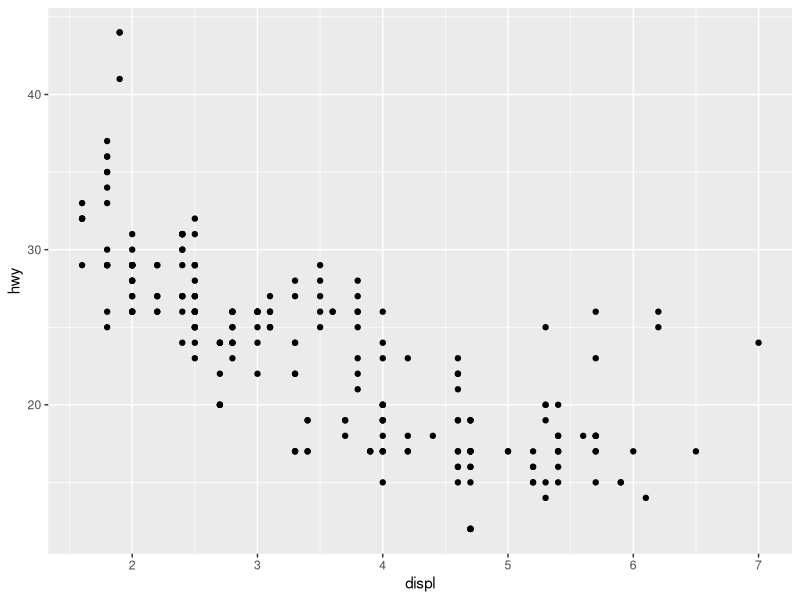
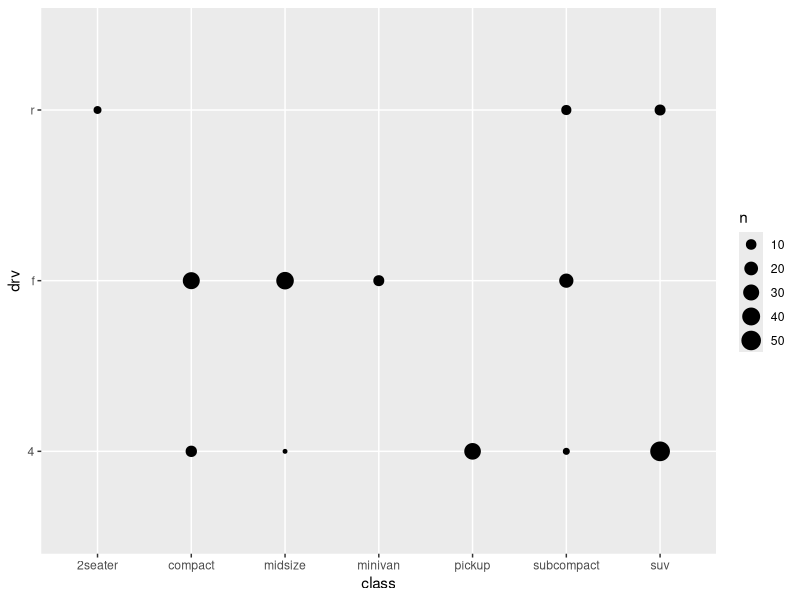
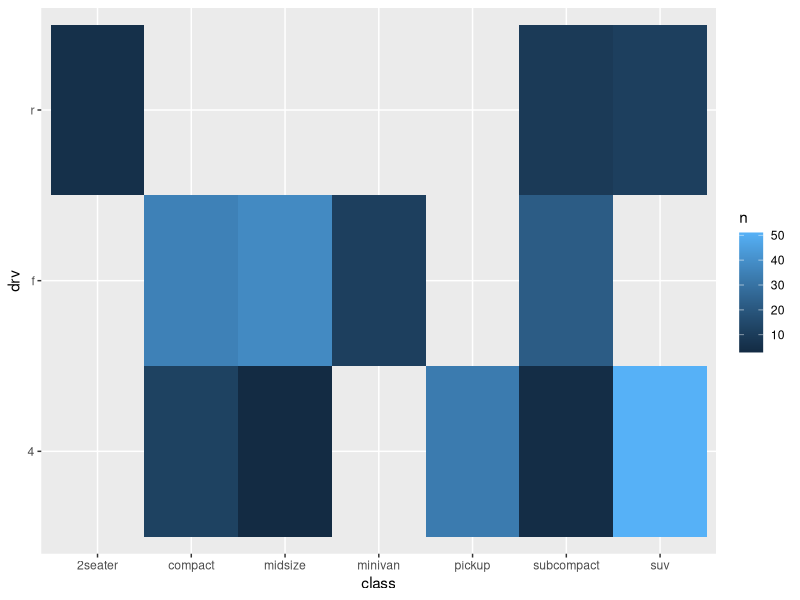
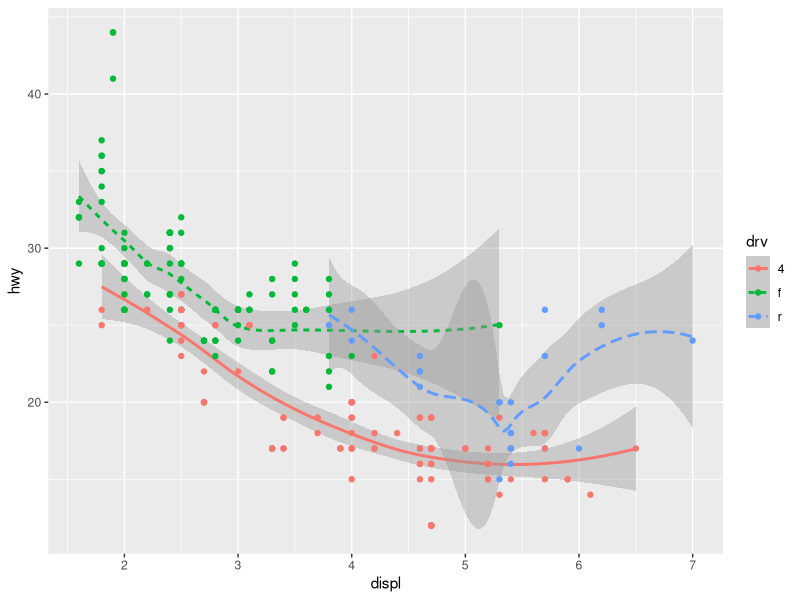
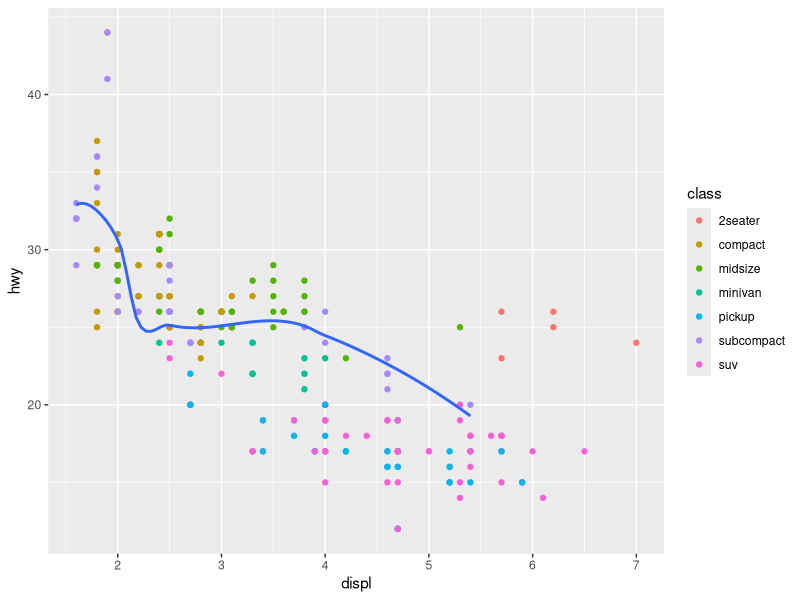
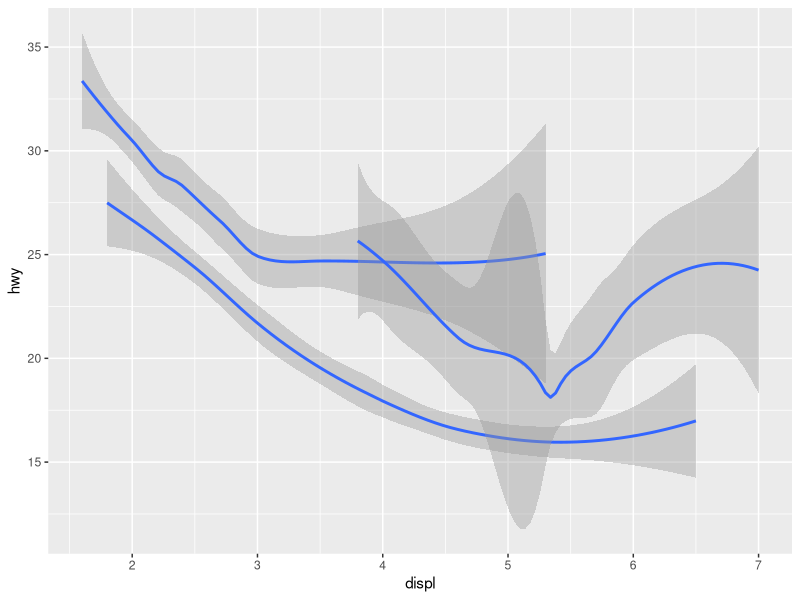
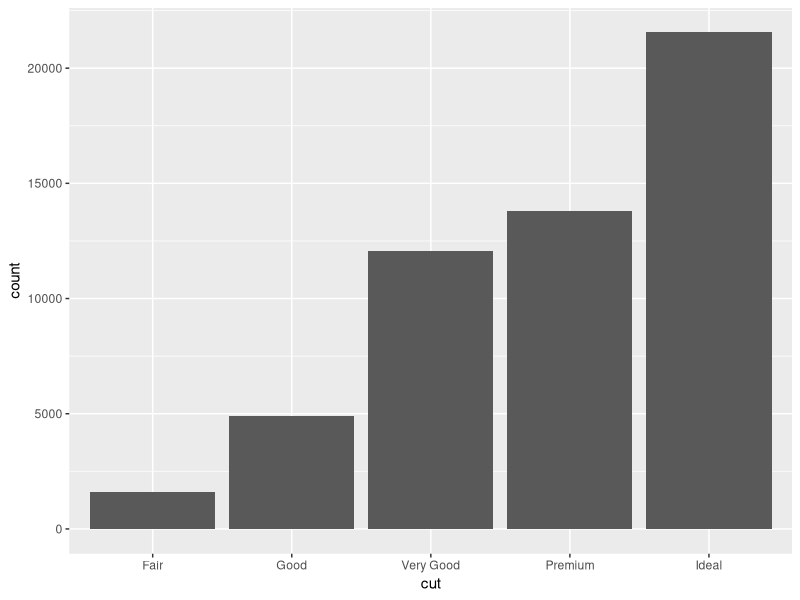
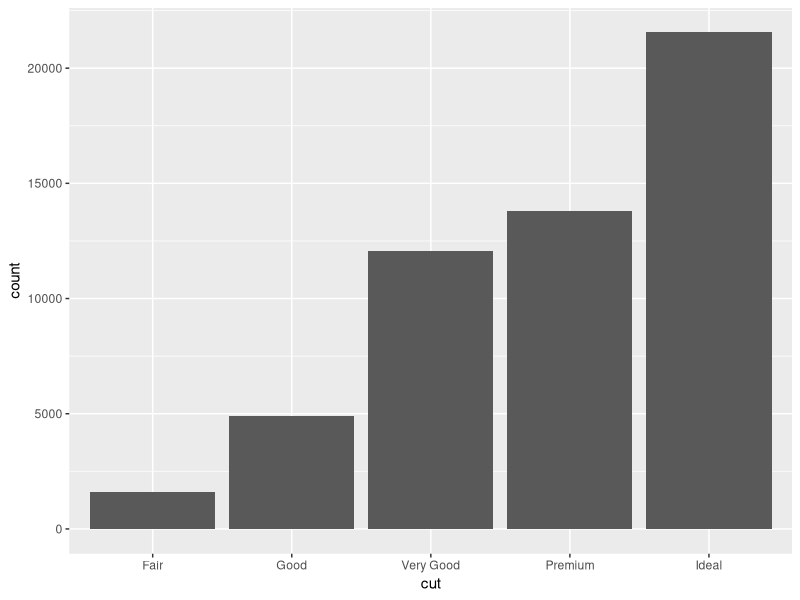

These figures' R source, in order:
## ---- chunk 1
knitr::opts_chunk$set(echo = TRUE)
## ---- chunk 2
library(tidyverse)

## ---- chunk 3

head(mpg)

ggplot(mpg, aes(displ, hwy))+
  geom_point()

## ---- chunk 4

ggplot(mpg, aes(class, drv))+
  geom_count()

## ---- chunk 5

count(mpg, class, drv) %>% 
  ggplot(aes(class, drv))+
  geom_tile(aes(fill = n))

## ---- chunk 6
ggplot(mpg, aes(displ, hwy))+
  geom_smooth(aes(linetype=drv, color=drv))+
  geom_point(aes(color=drv))


ggplot(mpg, aes(displ, hwy))+
  geom_point(aes(color=class))+
  geom_smooth(data = filter(mpg, class == "subcompact"), se=F)

ggplot(data = mpg) +
  geom_smooth(mapping = aes(x = displ, y = hwy, group = drv))
## ---- chunk 7
ggplot(diamonds, aes(cut))+
  geom_bar()

#another way of using stat to plot the same geom
ggplot(diamonds)+
  stat_count(aes(x=cut))
## ---- chunk 8
ggplot(data = mpg, mapping = aes(x = cty, y = hwy)) + 
  geom_jitter(width = 1, height = 2)
## ---- chunk 9
ggplot(mpg, aes(drv, hwy))+
  geom_boxplot()
## ---- chunk 10
ggplot(diamonds, aes(carat))+
  geom_histogram(binwidth = 0.5)
## ---- chunk 11
ggplot(diamonds, aes(carat, color=cut))+
  geom_freqpoly(binwidth = 0.1)
## ---- chunk 12
ggplot(mpg, aes(displ, hwy))+
  geom_point(aes(color=class, shape=class))
## ---- chunk 13
ggplot(mpg, aes(displ, hwy))+
  geom_point(color="white", shape=24, fill="pink", stroke=1, size=3)
## ---- chunk 14
ggplot(mpg, aes(displ, hwy))+
  geom_point(aes(color= displ<5 | hwy<=20))
## ---- chunk 15
ggplot(mpg, aes(displ, hwy))+
  geom_point()+
  facet_wrap(~class,nrow = 4)

ggplot(mpg, aes(displ, hwy))+
  geom_point()+
  facet_wrap(~class ~drv)
## ---- chunk 16
ggplot(mpg, aes(displ, hwy))+
  geom_point()+
  facet_grid(class~drv)

ggplot(mpg, aes(displ, hwy))+
  geom_point()+
  facet_grid(.~drv)

ggplot(mpg, aes(displ, hwy))+
  geom_point()+
  facet_grid(drv~.)
## ---- chunk 17
demo <- tribble(
   ~cut,         ~freq,
  "Fair",       1610,
  "Good",       4906,
  "Very Good",  12082,
  "Premium",    13791,
  "Ideal",      21551
)

ggplot(demo)+
  geom_bar(aes(cut, freq), stat = "identity")
## ---- chunk 18
ggplot(diamonds)+
  geom_bar(aes(cut, stat(prop), group=1))
## ---- chunk 19
ggplot(diamonds)+
  stat_summary(
    aes(cut, depth),
    fun.max = max,
    fun.min = min,
    fun = median
  )

#another way of using geom to plot the same plot
ggplot(diamonds)+
  geom_pointrange(
    aes(cut, depth),
    stat = "summary",
    fun.max = max,
    fun.min = min,
    fun = median
  )
## ---- chunk 20
ggplot(diamonds, aes(cut))+
  geom_bar(aes(fill=clarity))
## ---- chunk 21
ggplot(diamonds, aes(cut, color=clarity))+
  geom_bar(fill = NA, position = "identity")
## ---- chunk 22
ggplot(diamonds, aes(cut, fill=clarity))+
  geom_bar(position = "fill")
## ---- chunk 23
ggplot(diamonds, aes(cut, fill=clarity))+
  geom_bar(position = "dodge")
## ---- chunk 24
#see geom_jitter as well
ggplot(mpg, aes(displ, hwy))+
  geom_point(position = "jitter")
## ---- chunk 25
ggplot(mpg, aes(drv, hwy))+
  geom_boxplot()+
  coord_flip()
## ---- chunk 26
nz <- map_data("nz")

ggplot(nz, aes(long, lat, group=group))+
  geom_polygon(fill="white", color="black")+
  coord_quickmap()
## ---- chunk 27
ggplot(diamonds)+
  geom_bar(aes(cut, fill=cut), show.legend = F)+
  labs(x=NULL, y=NULL)+
  coord_polar()

#theta = "y" maps y to the angle of each section
ggplot(mpg, aes(x=factor(1), fill=drv))+
  geom_bar()+
  coord_polar(theta = "y")
## ---- chunk 28
ggplot(mpg, aes(cty, hwy))+
  geom_point()+
  geom_abline()+
  coord_fixed()
## ---- chunk 29
ggplot(diamonds, aes(x=y))+
  geom_histogram(binwidth = 0.5)+
  coord_cartesian(ylim = c(0,50))
## ---- chunk 30
ggplot(mpg, aes(displ, hwy))+
  geom_point(aes(color = class))+
  geom_smooth(se=F)+
  labs(
    title = "Fuel efficiency generally decreases with engine size",
    subtitle = "Two seaters (sports cars) are an exception because of their light weigh",
    caption = "Data from fueleconomy.gov",
    x = "Engine displacement (L)",
    y = "Highway fuel economy (mpg)",
    color = "Car type"
  )
## ---- chunk 31
best_in_class <- mpg %>% 
  group_by(class) %>% 
  filter(row_number(desc(hwy))==1)

ggplot(mpg, aes(displ, hwy))+
  geom_point(aes(color = class))+
  geom_text(aes(label = model), data = best_in_class)
## ---- chunk 32
ggplot(mpg, aes(displ, hwy))+
  geom_point(aes(color = class))+
  geom_label(aes(label = model), data = best_in_class, nudge_y = 2, alpha = 0.3)
## ---- chunk 33
ggplot(mpg, aes(displ, hwy))+
  geom_point(aes(color=class))+
  theme(legend.position = "none") #or "top", "bottom", "left", "right"(default)
## ---- chunk 34
ggplot(mpg, aes(displ, hwy))+
  geom_point(aes(color=class))+
  scale_x_continuous(labels = NULL)+
  scale_y_continuous(breaks = seq(15,40, by=5))
## ---- chunk 35
ggplot(mpg, aes(displ, hwy, color = drv))+
  geom_point()+
  scale_color_manual(values = c(`4`= "pink", f = "blue", r = "yellow"))
## ---- chunk 36
df <- tibble(
  x = rnorm(10000),
  y = rnorm(10000)
)

ggplot(df, aes(x,y))+
  geom_hex()+
  coord_fixed()+
  scale_fill_gradient(low = "white", high = "red")
## ---- chunk 37
ggplot(mpg, mapping = aes(displ, hwy)) +
  geom_point(aes(color = class)) +
  geom_smooth() +
  coord_cartesian(xlim = c(5, 7), ylim = c(10, 30))
## ---- chunk 38
#this example show it's hard to compare two plot with different x-axis, y-axis, and color aesthetic with different range.
suv <- mpg %>% filter(class == "suv")
compact <- mpg %>% filter(class == "compact")

ggplot(suv, aes(displ, hwy, colour = drv)) +
  geom_point()

ggplot(compact, aes(displ, hwy, colour = drv)) +
  geom_point()

#other than faceting to solve the problem, we can use the below solution if we want to have 2 plots for comparison.
x_scale <- scale_x_continuous(limits = range(mpg$displ))
y_scale <- scale_y_continuous(limits = range(mpg$hwy))
col_scale <- scale_colour_discrete(limits = unique(mpg$drv))

ggplot(suv, aes(displ, hwy, colour = drv)) +
  geom_point() +
  x_scale +
  y_scale +
  col_scale

ggplot(compact, aes(displ, hwy, colour = drv)) +
  geom_point() +
  x_scale +
  y_scale +
  col_scale
## ---- chunk 39
ggplot(mpg, aes(displ, hwy))+
  geom_point(aes(color = class))+
  geom_smooth(se = F)+
  theme_dark()
